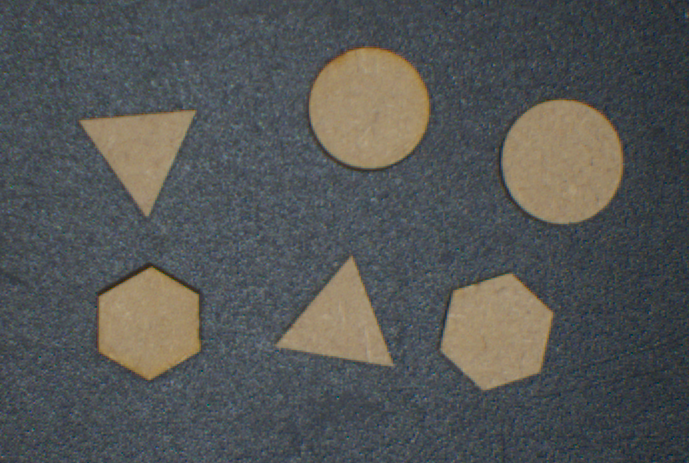
#> input picture InterfacageNumerique/TP/bloc_VI_2026/codes/correction/_data/formes_blanc_30ms.png, 689 x 463 px
$ python 22_detection_forme_open.py
#> lines starting #> are read from the running program, lines starting #| are printed output that depends on the picture; after the words box and inside, x2 and y2 are one past the last pixel; in counts of white or black regions, pixels touching at a corner belong together
import cv2
import numpy as np
from matplotlib import pyplot as plt

# Identification des contours
def detect_shape(cnt):
    peri = cv2.arcLength(cnt, True)
    approx = cv2.approxPolyDP(cnt, APPROX_FACTOR * peri, True)
    n = len(approx)

    if n == 3:
        shape = "Triangle"
    elif n == 4:
        rect = cv2.minAreaRect(cnt)
        w, h = rect[1]
        if h == 0 or w == 0:
            shape = "Inconnu"
        else:
            ratio = max(w, h) / min(w, h)
            shape = "Carre" if 0.90 < ratio < 1.10 else "Rectangle"
    elif n == 5:
        shape = "Pentagone"
    else:
        shape = f"{n}-gon"

    return shape, approx, peri

# Parameters
APPROX_FACTOR = 0.02
GAUSS_SIZE = (7, 7)         # Taille du flou gaussien
GAUSS_SIGMA = 1.9

img_gray = cv2.imread('./_data/formes_blanc_30ms.png', cv2.IMREAD_GRAYSCALE)
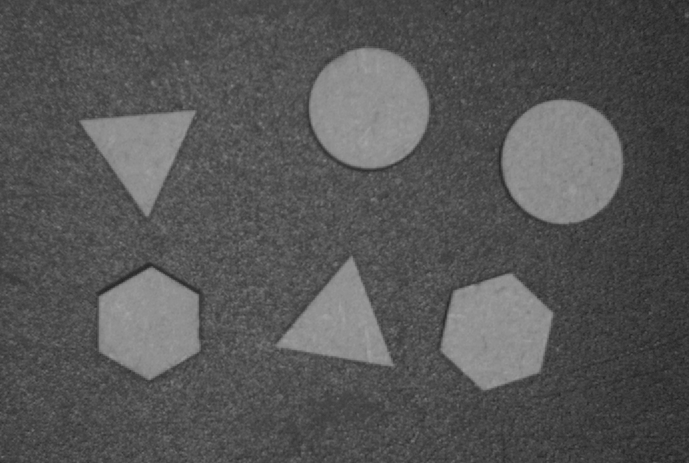
#> img_gray: shape (463, 689); min 34, max 164, mean 85.9

# Prétraitement : flou + Otsu
_, img_thresh = cv2.threshold(
    img_gray, 0, 255, cv2.THRESH_BINARY + cv2.THRESH_OTSU
)
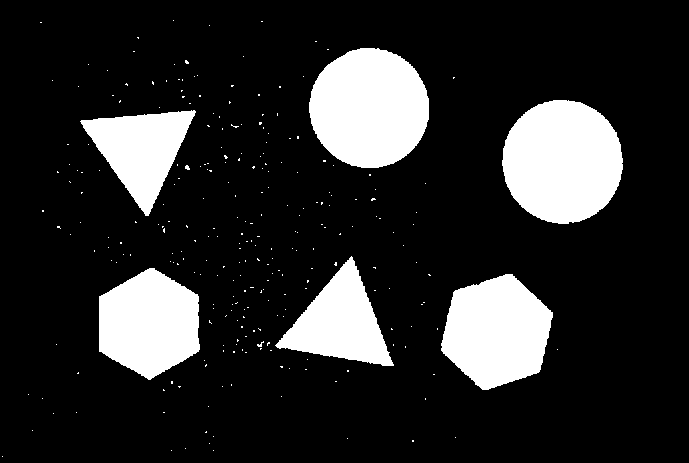
#> img_thresh: shape (463, 689); 16.9% white; 266 white regions (260 under 20 px), largest, box (x1, y1, x2, y2) and area: (502, 100, 623, 224) 11724, (309, 48, 429, 168) 11267, (441, 274, 553, 390) 9306, (99, 268, 200, 380) 8407, (275, 256, 394, 366) 6297, (80, 110, 196, 216) 6138

kernel = np.ones((3, 3), np.uint8)
img_open = cv2.morphologyEx(img_thresh, cv2.MORPH_OPEN, kernel, iterations=2)
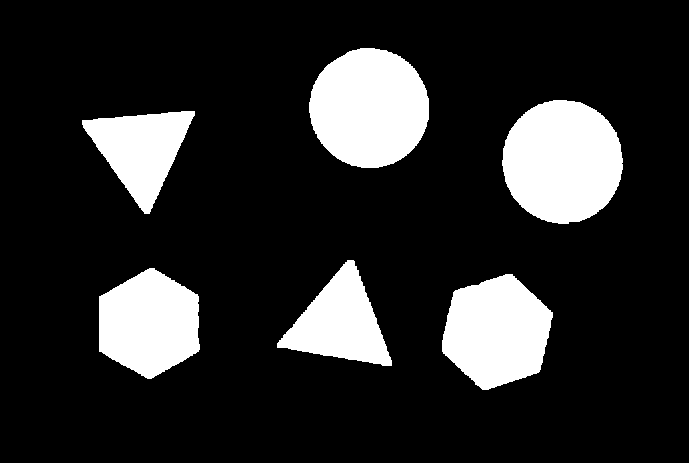
#> img_open: shape (463, 689); 16.6% white; 6 white regions
#img_open = img_thresh

# Image de sortie (couleur)
img_out = cv2.cvtColor(img_gray, cv2.COLOR_GRAY2BGR)

# Détection Contours
contours, _ = cv2.findContours(img_open, cv2.RETR_LIST, cv2.CHAIN_APPROX_TC89_KCOS)
#> contours = 6 contours; box (x1, y1, x2, y2) and area: (502, 100, 623, 224) 11612, (309, 48, 429, 168) 11142, (442, 274, 553, 390) 9152, (99, 268, 200, 379) 8234, (277, 260, 392, 366) 6116, (82, 111, 195, 214) 5976

# Tri des contours
contours = sorted(contours, key=cv2.contourArea, reverse=True)
print(f'Number of contours: {len(contours)}')
#| Number of contours: 6

# Traitement de tous les contours
for cnt in contours:
    area = cv2.contourArea(cnt)
    shape, approx, peri = detect_shape(cnt)
    if shape is not None:
        cv2.drawContours(img_out, [approx], -1, (255, 0, 0), 2)

        # Centre du contour
        M = cv2.moments(cnt)
        if M["m00"] != 0:
            cX = int(M["m10"] / M["m00"])
            cY = int(M["m01"] / M["m00"])
            print(f'Shape : {shape} / cX: {cX} - cY: {cY} / Area : {area}')
            cv2.putText(img_out, shape, (cX - 30, cY), cv2.FONT_HERSHEY_SIMPLEX, 0.6, (0, 0, 255), 2)
#> this loop made 6 passes
#> (area, peri, approx, n in detect_shape, shape, cX, cY) on passes 5 to 6: (6115.5, 357.9, [[277, 343], [391, 365], [353, 260]], 3, 'Triangle', 339, 322), (5976, 347.7, [[194, 111], [82, 120], [144, 213]], 3, 'Triangle', 140, 149)
#> (area, peri, n in detect_shape, shape, cX, cY) on passes 1 to 4: (11612.5, 390.2, 8, '8-gon', 562, 161), (11141.5, 382.5, 8, '8-gon', 368, 107), (9152, 363.6, 6, '6-gon', 496, 331), (8234, 347.2, 6, '6-gon', 148, 323)
#| Shape : 8-gon / cX: 562 - cY: 161 / Area : 11612.5
#| Shape : 8-gon / cX: 368 - cY: 107 / Area : 11141.5
#| Shape : 6-gon / cX: 496 - cY: 331 / Area : 9152.0
#| Shape : 6-gon / cX: 148 - cY: 323 / Area : 8234.0
#| Shape : Triangle / cX: 339 - cY: 322 / Area : 6115.5
#| Shape : Triangle / cX: 140 - cY: 149 / Area : 5976.0
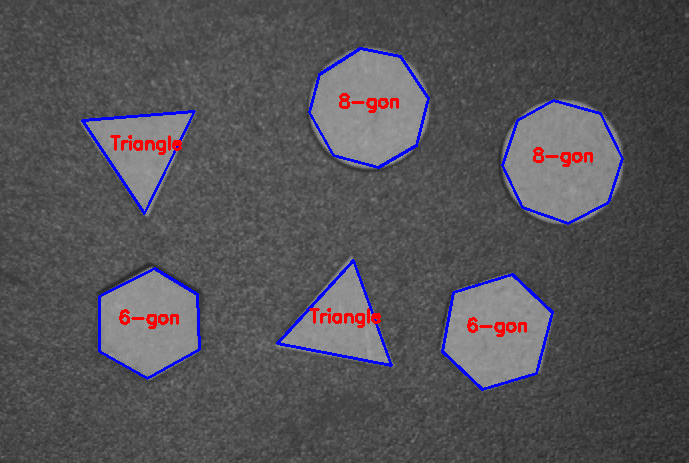
#> img_out: shape (463, 689, 3); mean B, G, R 87, 82.3, 84.5


# =========================
#   DÉTECTION DES CERCLES
# =========================
circles = cv2.HoughCircles(
    img_thresh,
    cv2.HOUGH_GRADIENT,
    dp=1.2,
    minDist=30,
    param1=50,
    param2=30,
    minRadius=50,
    maxRadius=100
)
#> circles = None

if circles is not None:
    circles = np.round(circles[0, :]).astype("int")
    for (x, y, r) in circles:
        cv2.circle(img_out, (x, y), r, (0, 255, 0), 3)
        cv2.putText(img_out, "Cercle", (x - 20, y),
                    cv2.FONT_HERSHEY_SIMPLEX, 0.5, (0, 255, 0), 2)


# =========================
#   AFFICHAGE
# =========================
plt.figure()
plt.imshow(img_gray, cmap='gray')
plt.title("Image Initiale")

plt.figure()
plt.imshow(img_thresh, cmap='gray')
plt.title("Seuil Otsu")

plt.figure()
plt.imshow(img_open, cmap='gray')
plt.title("Seuil Opening")

plt.figure()
plt.imshow(img_out)
plt.title("Formes détectées (polygones + cercles)")

plt.show()

$ run again, with InterfacageNumerique/TP/bloc_VI_2026/codes/correction/_data/noise_vi_small.png copied over InterfacageNumerique/TP/bloc_VI_2026/codes/correction/_data/formes_blanc_30ms.png
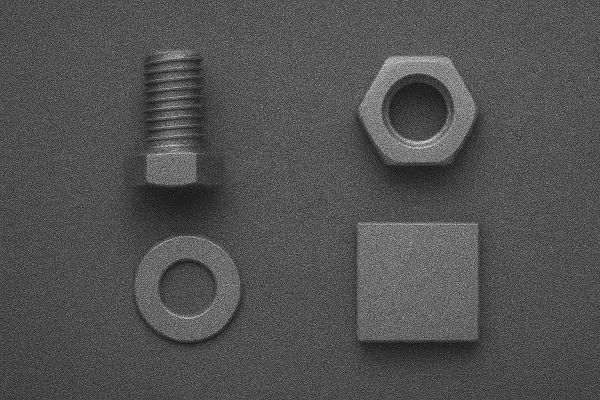
#> input picture InterfacageNumerique/TP/bloc_VI_2026/codes/correction/_data/noise_vi_small.png, 600 x 400 px
#> img_thresh: shape (400, 600); 37.2% white in thin lines or dots
#> img_open: shape (400, 600); 3.9% white; 50 white regions
#> contours = 87 contours, 42 with area under 20; largest, box (x1, y1, x2, y2) and area: (360, 54, 476, 162) 9230, (377, 72, 459, 143) 4022, (373, 223, 456, 253) 1062, (378, 235, 405, 256) 272, (159, 148, 185, 161) 180
#| Number of contours: 87
#> the loop `for cnt in contours:` made 87 passes
#> (area, peri, approx, n in detect_shape, rect in detect_shape, w in detect_shape, h in detect_shape, ratio in detect_shape) on passes 13, 24, 25, 26: (55, 32, [[180, 170], [180, 175], [191, 175], [191, 170]], 4, ((185.5, 172.5), (5, 11), -90), 5, 11, 2.2), (32, 24, [[366, 285], [366, 293], [370, 293], [370, 285]], 4, ((368, 289), (8, 4), -90), 8, 4, 2), (30, 22, [[369, 242], [369, 247], [375, 247], [375, 242]], 4, ((372, 244.5), (5, 6), -90), 5, 6, 1.2), (28, 22, [[171, 173], [171, 177], [178, 177], [178, 173]], 4, ((174.5, 175), (4, 7), -90), 4, 7, 1.75)
#> (printed output is left out)
#> after the loop `for cnt in contours:`:
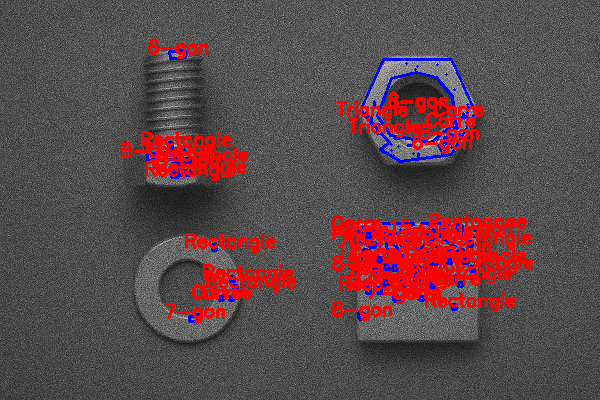
#> img_out: shape (400, 600, 3); mean B, G, R 75.4, 71.8, 93.9
#> the loop `for (x, y, r) in circles:` made 188 passes
#> (x, y, r) on passes 1 to 3: (369, 291, 99), (221, 220, 99), (391, 118, 95)
#> after the loop `for (x, y, r) in circles:`:
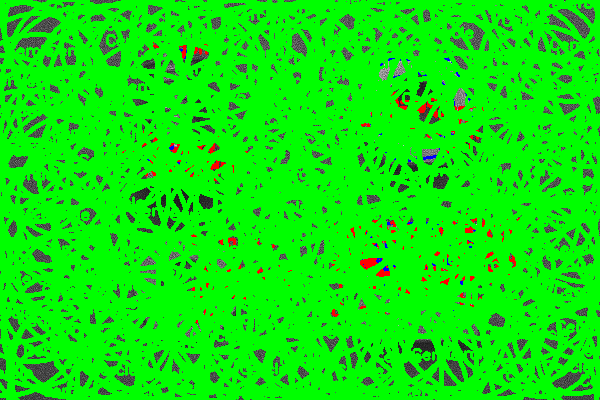
#> img_out: shape (400, 600, 3); mean B, G, R 10.5, 229.6, 12.3
